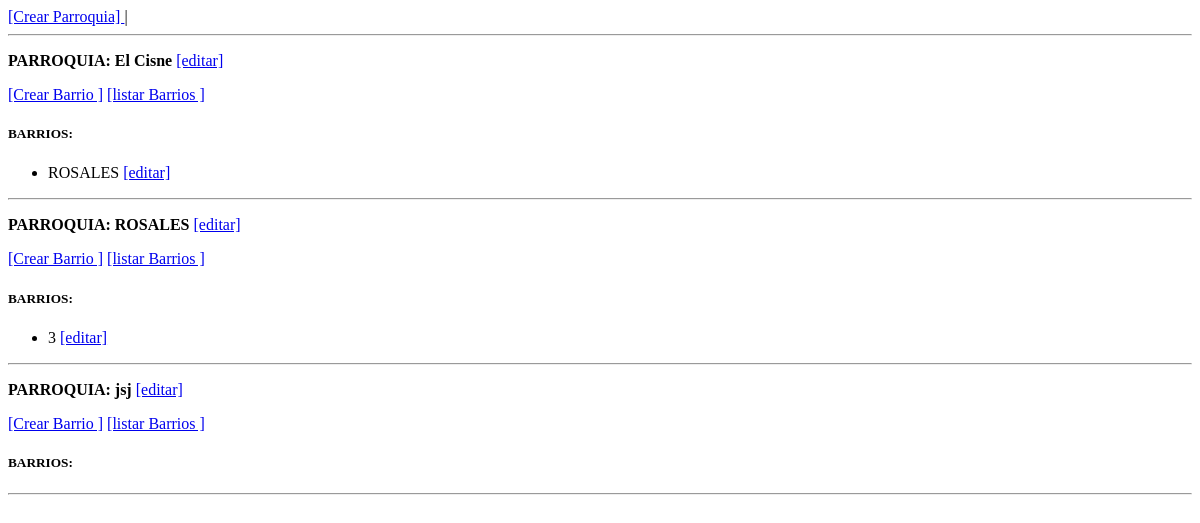
Before: / with the older database file.
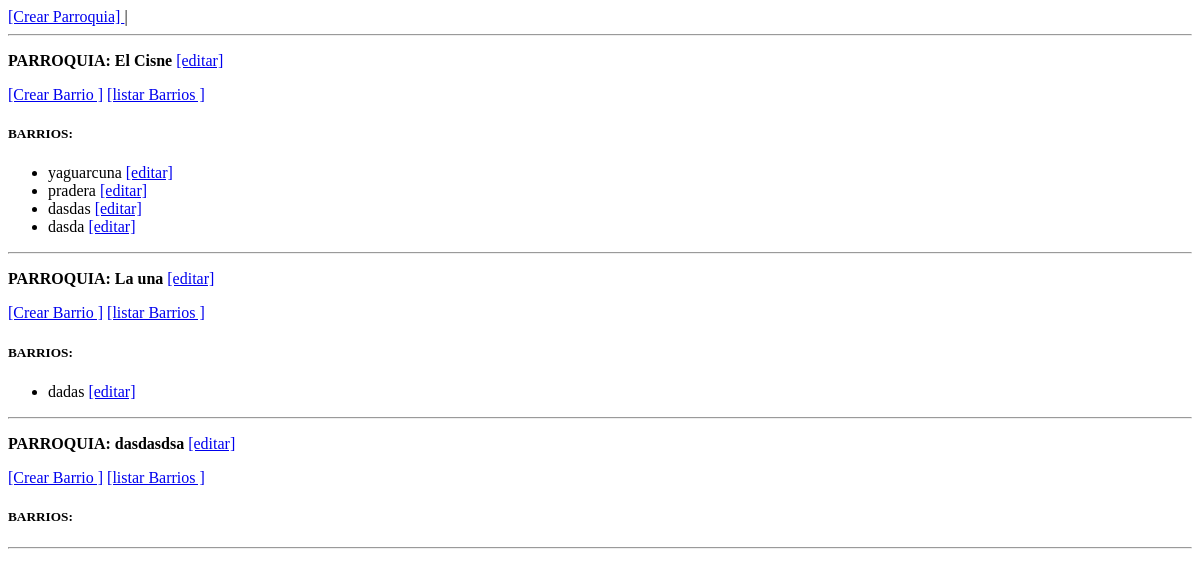
After: the same page with the newer database file.
### ordenamiento/models.py (models this page shows, shortened)
class Parroquia(models.Model):
    options = (("tipo", "Rural"), ("tipo", "Úrbano"))
    nombre = models.CharField(max_length=100)
    tipo = models.CharField(max_length=100, choices=options)

class Barrio(models.Model):
    nombre = models.CharField(max_length=100)
    numero_viviendas=models.IntegerField()
    numero_parques=models.IntegerField()
    numero_edificios=models.IntegerField()
    parroquia=models.ForeignKey(Parroquia,on_delete=models.CASCADE, related_name="barrios")

### ordenamiento/views.py (the view)
# urls.py: path('', listar, name="listar"),
def listar(request):
    return render(request, 'listar.html', {'data': Parroquia.objects.all()})

### ordenamiento/templates/listar.html
<a href="{% url 'crearparroquia' %}">[Crear Parroquia] </a> |
<hr>
{% for i in data %}
    <p><b>PARROQUIA: {{ i.nombre }} </b><a href="{% url 'editarparroquia' i.pk %}">[editar]</a></p>
    <a href="{% url 'crearbarrio' i.pk %}">[Crear Barrio ]</a>
    <a href="{% url 'verbarrios' i.pk %}"> [listar Barrios ]</a>
    <h5>BARRIOS:</h5>
    <ul>
        {% for j in i.barrios.all %}
            <li> {{ j.nombre }} <a href="{% url 'editarbarrio' j.pk %}">[editar]</a></li>
        {% endfor %}
    </ul>
    <hr>
{% endfor %}

Changed rows visible on the page:
removed Barrio: nombre "ROSALES", shown under "El Cisne"
removed Parroquia: nombre "ROSALES"
removed Barrio: nombre "3", shown under "ROSALES"
removed Parroquia: nombre "jsj"
added Barrio: nombre "yaguarcuna", shown under "El Cisne"
added Barrio: nombre "pradera", shown under "El Cisne"
added Barrio: nombre "dasdas", shown under "El Cisne"
added Barrio: nombre "dasda", shown under "El Cisne"
added Parroquia: nombre "La una"
added Barrio: nombre "dadas", shown under "La una"
added Parroquia: nombre "dasdasdsa"
